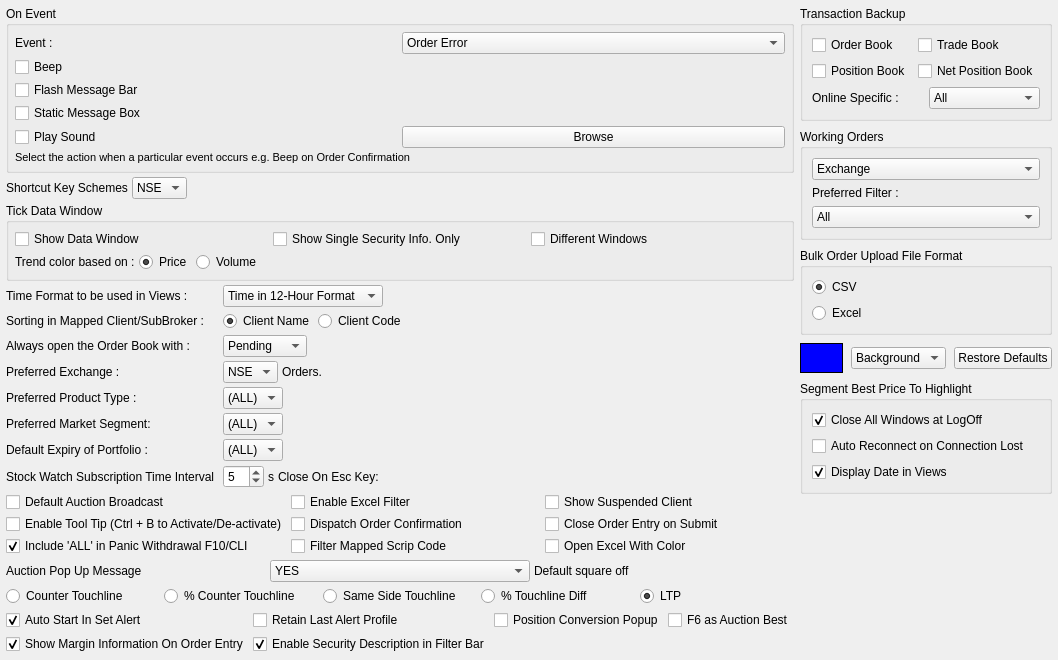
     <widget class="QWidget" name="tabGeneral">
      <attribute name="title"><string>General</string></attribute>
      <layout class="QHBoxLayout" name="horizontalLayout_general">
       <property name="spacing"><number>6</number></property>
       <property name="leftMargin"><number>6</number></property>
       <property name="topMargin"><number>6</number></property>
       <property name="rightMargin"><number>6</number></property>
       <property name="bottomMargin"><number>6</number></property>
       <item>
        <layout class="QVBoxLayout" name="verticalLayout_left">
         <property name="spacing"><number>4</number></property>
         <!-- On Event GroupBox -->
         <item>
          <widget class="QGroupBox" name="groupBox_onEvent">
           <property name="title"><string>On Event</string></property>
           <layout class="QVBoxLayout" name="verticalLayout_onEvent">
            <property name="spacing"><number>3</number></property>
            <property name="leftMargin"><number>6</number></property>
            <property name="topMargin"><number>6</number></property>
            <property name="rightMargin"><number>6</number></property>
            <property name="bottomMargin"><number>6</number></property>
            <item>
             <layout class="QHBoxLayout" name="horizontalLayout_event">
              <property name="spacing"><number>4</number></property>
              <item><widget class="QLabel" name="label_event"><property name="text"><string>Event :</string></property></widget></item>
              <item><widget class="QComboBox" name="comboBox_event">
               <property name="maximumWidth"><number>180</number></property>
               <property name="sizePolicy">
                <sizepolicy hsizetype="Preferred" vsizetype="Fixed">
                 <horstretch>0</horstretch>
                 <verstretch>0</verstretch>
                </sizepolicy>
               </property>
               <item><property name="text"><string>Order Error</string></property></item>
               <item><property name="text"><string>Order Confirmation</string></property></item>
               <item><property name="text"><string>Trade Confirmation</string></property></item>
              </widget></item>
             </layout>
            </item>
            <item>
             <widget class="QCheckBox" name="checkBox_beep">
              <property name="text"><string>Beep</string></property>
             </widget>
            </item>
            <item>
             <widget class="QCheckBox" name="checkBox_flashMessageBar">
              <property name="text"><string>Flash Message Bar</string></property>
             </widget>
            </item>
            <item>
             <widget class="QCheckBox" name="checkBox_messageBox">
              <property name="text"><string>Static Message Box</string></property>
             </widget>
            </item>
            <item>
             <layout class="QHBoxLayout" name="horizontalLayout_sound">
              <property name="spacing"><number>4</number></property>
              <item>
               <widget class="QCheckBox" name="checkBox_playSound">
                <property name="text"><string>Play Sound</string></property>
               </widget>
              </item>
              <item>
               <widget class="QPushButton" name="pushButton_browse">
                <property name="text"><string>Browse</string></property>
                <property name="maximumWidth"><number>80</number></property>
               </widget>
              </item>
             </layout>
            </item>
            <item>
             <widget class="QLabel" name="label_eventNote">
              <property name="text"><string>Select the action when a particular event occurs e.g. Beep on Order Confirmation</string></property>
              <property name="wordWrap"><bool>true</bool></property>
              <property name="font">
               <font><pointsize>8</pointsize></font>
              </property>
             </widget>
            </item>
           </layout>
          </widget>
         </item>
         
         <!-- Shortcut Key Schemes -->
         <item>
          <layout class="QHBoxLayout" name="horizontalLayout_shortcuts">
           <property name="spacing"><number>4</number></property>
           <item><widget class="QLabel" name="label_shortcuts"><property name="text"><string>Shortcut Key Schemes</string></property></widget></item>
           <item>
            <widget class="QComboBox" name="comboBox_shortcutScheme">
             <property name="maximumWidth"><number>120</number></property>
             <property name="sizePolicy">
              <sizepolicy hsizetype="Preferred" vsizetype="Fixed">
               <horstretch>0</horstretch>
               <verstretch>0</verstretch>
              </sizepolicy>
             </property>
             <item><property name="text"><string>NSE</string></property></item>
             <item><property name="text"><string>BSE</string></property></item>
            </widget>
           </item>
           <item>
            <spacer name="horizontalSpacer_shortcuts">
             <property name="orientation"><enum>Qt::Horizontal</enum></property>
             <property name="sizeHint" stdset="0"><size><width>40</width><height>20</height></size></property>
            </spacer>
           </item>
          </layout>
         </item>
         
         <!-- Tick Data Window GroupBox -->
         <item>
          <widget class="QGroupBox" name="groupBox_tickData">
           <property name="title"><string>Tick Data Window</string></property>
           <layout class="QVBoxLayout" name="verticalLayout_tickData">
            <property name="spacing"><number>3</number></property>
            <property name="leftMargin"><number>6</number></property>
            <property name="topMargin"><number>6</number></property>
            <property name="rightMargin"><number>6</number></property>
            <property name="bottomMargin"><number>6</number></property>
            <item>
             <layout class="QGridLayout" name="gridLayout_tickData">
              <property name="horizontalSpacing"><number>4</number></property>
              <property name="verticalSpacing"><number>3</number></property>
              <item row="0" column="0">
               <widget class="QCheckBox" name="checkBox_showDataWindow">
                <property name="text"><string>Show Data Window</string></property>
               </widget>
              </item>
              <item row="0" column="1">
               <widget class="QCheckBox" name="checkBox_showSingleSecurity">
                <property name="text"><string>Show Single Security Info. Only</string></property>
               </widget>
              </item>
              <item row="0" column="2">
               <widget class="QCheckBox" name="checkBox_differentWindows">
                <property name="text"><string>Different Windows</string></property>
               </widget>
              </item>
             </layout>
            </item>
            <item>
             <layout class="QHBoxLayout" name="horizontalLayout_trendColor">
              <property name="spacing"><number>4</number></property>
              <item><widget class="QLabel" name="label_trendColor"><property name="text"><string>Trend color based on :</string></property></widget></item>
              <item>
               <widget class="QRadioButton" name="radioButton_price">
                <property name="text"><string>Price</string></property>
                <property name="checked"><bool>true</bool></property>
               </widget>
              </item>
              <item>
               <widget class="QRadioButton" name="radioButton_volume">
                <property name="text"><string>Volume</string></property>
               </widget>
              </item>
              <item>
               <spacer name="horizontalSpacer_trendColor">
                <property name="orientation"><enum>Qt::Horizontal</enum></property>
                <property name="sizeHint" stdset="0"><size><width>40</width><height>20</height></size></property>
               </spacer>
              </item>
             </layout>
            </item>
           </layout>
          </widget>
         </item>
         
         <!-- Time Format and Other Settings -->
         <item>
          <layout class="QFormLayout" name="formLayout_settings">
           <property name="horizontalSpacing"><number>8</number></property>
           <property name="verticalSpacing"><number>4</number></property>
           <property name="fieldGrowthPolicy"><enum>QFormLayout::FieldsStayAtSizeHint</enum></property>
           <item row="0" column="0">
            <widget class="QLabel" name="label_timeFormat"><property name="text"><string>Time Format to be used in Views :</string></property></widget>
           </item>
           <item row="0" column="1">
            <widget class="QComboBox" name="comboBox_timeFormat">
             <property name="maximumWidth"><number>200</number></property>
             <property name="sizePolicy">
              <sizepolicy hsizetype="Preferred" vsizetype="Fixed">
               <horstretch>0</horstretch>
               <verstretch>0</verstretch>
              </sizepolicy>
             </property>
             <item><property name="text"><string>Time in 12-Hour Format</string></property></item>
             <item><property name="text"><string>Time in 24-Hour Format</string></property></item>
            </widget>
           </item>
           <item row="1" column="0">
            <widget class="QLabel" name="label_sorting"><property name="text"><string>Sorting in Mapped Client/SubBroker :</string></property></widget>
           </item>
           <item row="1" column="1">
            <layout class="QHBoxLayout" name="horizontalLayout_sorting">
             <property name="spacing"><number>4</number></property>
             <item>
              <widget class="QRadioButton" name="radioButton_clientName">
               <property name="text"><string>Client Name</string></property>
               <property name="checked"><bool>true</bool></property>
              </widget>
             </item>
             <item>
              <widget class="QRadioButton" name="radioButton_clientCode">
               <property name="text"><string>Client Code</string></property>
              </widget>
             </item>
            </layout>
           </item>
           <item row="2" column="0">
            <widget class="QLabel" name="label_orderBook"><property name="text"><string>Always open the Order Book with :</string></property></widget>
           </item>
           <item row="2" column="1">
            <widget class="QComboBox" name="comboBox_orderBookOpen">
             <property name="maximumWidth"><number>150</number></property>
             <property name="sizePolicy">
              <sizepolicy hsizetype="Preferred" vsizetype="Fixed">
               <horstretch>0</horstretch>
               <verstretch>0</verstretch>
              </sizepolicy>
             </property>
             <item><property name="text"><string>Pending</string></property></item>
             <item><property name="text"><string>Executed</string></property></item>
             <item><property name="text"><string>All Orders</string></property></item>
            </widget>
           </item>
           <item row="3" column="0">
            <widget class="QLabel" name="label_preferredExchange"><property name="text"><string>Preferred Exchange :</string></property></widget>
           </item>
           <item row="3" column="1">
            <layout class="QHBoxLayout" name="horizontalLayout_exchange">
             <property name="spacing"><number>4</number></property>
             <item>
              <widget class="QComboBox" name="comboBox_preferredExchange">
               <property name="maximumWidth"><number>100</number></property>
               <property name="sizePolicy">
                <sizepolicy hsizetype="Preferred" vsizetype="Fixed">
                 <horstretch>0</horstretch>
                 <verstretch>0</verstretch>
                </sizepolicy>
               </property>
               <item><property name="text"><string>NSE</string></property></item>
               <item><property name="text"><string>BSE</string></property></item>
              </widget>
             </item>
             <item><widget class="QLabel" name="label_ordersNote"><property name="text"><string>Orders.</string></property></widget></item>
            </layout>
           </item>
           <item row="4" column="0">
            <widget class="QLabel" name="label_preferredProduct"><property name="text"><string>Preferred Product Type :</string></property></widget>
           </item>
           <item row="4" column="1">
            <widget class="QComboBox" name="comboBox_preferredProduct">
             <property name="maximumWidth"><number>100</number></property>
             <property name="sizePolicy">
              <sizepolicy hsizetype="Preferred" vsizetype="Fixed">
               <horstretch>0</horstretch>
               <verstretch>0</verstretch>
              </sizepolicy>
             </property>
             <item><property name="text"><string>(ALL)</string></property></item>
             <item><property name="text"><string>CNC</string></property></item>
             <item><property name="text"><string>MIS</string></property></item>
            </widget>
           </item>
           <item row="5" column="0">
            <widget class="QLabel" name="label_marketSegment"><property name="text"><string>Preferred Market Segment:</string></property></widget>
           </item>
           <item row="5" column="1">
            <widget class="QComboBox" name="comboBox_marketSegment">
             <property name="maximumWidth"><number>100</number></property>
             <property name="sizePolicy">
              <sizepolicy hsizetype="Preferred" vsizetype="Fixed">
               <horstretch>0</horstretch>
               <verstretch>0</verstretch>
              </sizepolicy>
             </property>
             <item><property name="text"><string>(ALL)</string></property></item>
             <item><property name="text"><string>Cash</string></property></item>
             <item><property name="text"><string>F&amp;O</string></property></item>
            </widget>
           </item>
           <item row="6" column="0">
            <widget class="QLabel" name="label_defaultExpiry"><property name="text"><string>Default Expiry of Portfolio :</string></property></widget>
           </item>
           <item row="6" column="1">
            <widget class="QComboBox" name="comboBox_defaultExpiry">
             <property name="maximumWidth"><number>120</number></property>
             <property name="sizePolicy">
              <sizepolicy hsizetype="Preferred" vsizetype="Fixed">
               <horstretch>0</horstretch>
               <verstretch>0</verstretch>
              </sizepolicy>
             </property>
             <item><property name="text"><string>(ALL)</string></property></item>
            </widget>
           </item>
           <item row="7" column="0">
            <widget class="QLabel" name="label_stockWatch"><property name="text"><string>Stock Watch Subscription Time Interval</string></property></widget>
           </item>
           <item row="7" column="1">
            <layout class="QHBoxLayout" name="horizontalLayout_stockWatch">
             <property name="spacing"><number>4</number></property>
             <item><widget class="QSpinBox" name="spinBox_stockWatch">
              <property name="maximumWidth"><number>60</number></property>
              <property name="value"><number>5</number></property>
             </widget></item>
             <item><widget class="QLabel" name="label_stockWatchUnit"><property name="text"><string>s</string></property></widget></item>
             <item><widget class="QLabel" name="label_closeOnEsc"><property name="text"><string>Close On Esc Key:</string></property></widget></item>
            </layout>
           </item>
          </layout>
         </item>
         
         <!-- Checkboxes Grid -->
         <item>
          <layout class="QGridLayout" name="gridLayout_options">
           <property name="horizontalSpacing"><number>4</number></property>
           <property name="verticalSpacing"><number>2</number></property>
           <item row="0" column="0">
            <widget class="QCheckBox" name="checkBox_defaultAuctionBroadcast">
             <property name="text"><string>Default Auction Broadcast</string></property>
            </widget>
           </item>
           <item row="0" column="1">
            <widget class="QCheckBox" name="checkBox_enableExcelFilter">
             <property name="text"><string>Enable Excel Filter</string></property>
            </widget>
           </item>
           <item row="0" column="2">
            <widget class="QCheckBox" name="checkBox_showSuspendedClient">
             <property name="text"><string>Show Suspended Client</string></property>
            </widget>
           </item>
           <item row="1" column="0">
            <widget class="QCheckBox" name="checkBox_enableToolTip">
             <property name="text"><string>Enable Tool Tip (Ctrl + B to Activate/De-activate)</string></property>
            </widget>
           </item>
           <item row="1" column="1">
            <widget class="QCheckBox" name="checkBox_dispatchOrderConfirmation">
             <property name="text"><string>Dispatch Order Confirmation</string></property>
            </widget>
           </item>
           <item row="1" column="2">
            <widget class="QCheckBox" name="checkBox_closeOrderEntry">
             <property name="text"><string>Close Order Entry on Submit</string></property>
            </widget>
           </item>
           <item row="2" column="0">
            <widget class="QCheckBox" name="checkBox_includeAllPanic">
             <property name="text"><string>Include 'ALL' in Panic Withdrawal F10/CLI</string></property>
             <property name="checked"><bool>true</bool></property>
            </widget>
           </item>
           <item row="2" column="1">
            <widget class="QCheckBox" name="checkBox_filterMappedScrip">
             <property name="text"><string>Filter Mapped Scrip Code</string></property>
            </widget>
           </item>
           <item row="2" column="2">
            <widget class="QCheckBox" name="checkBox_openExcelWithColor">
             <property name="text"><string>Open Excel With Color</string></property>
            </widget>
           </item>
          </layout>
         </item>
         
         <!-- Auction Pop Up Message -->
         <item>
          <layout class="QVBoxLayout" name="verticalLayout_auction">
           <item>
            <layout class="QHBoxLayout" name="horizontalLayout_auctionMsg">
             <item><widget class="QLabel" name="label_auctionPopup"><property name="text"><string>Auction Pop Up Message</string></property></widget></item>
             <item>
              <widget class="QComboBox" name="comboBox_auctionPopup">
               <item><property name="text"><string>YES</string></property></item>
               <item><property name="text"><string>NO</string></property></item>
              </widget>
             </item>
             <item><widget class="QLabel" name="label_defaultSquare"><property name="text"><string>Default square off</string></property></widget></item>
            </layout>
           </item>
           <item>
            <layout class="QGridLayout" name="gridLayout_touchline">
             <item row="0" column="0">
              <widget class="QRadioButton" name="radioButton_counterTouchline">
               <property name="text"><string>Counter Touchline</string></property>
              </widget>
             </item>
             <item row="0" column="1">
              <widget class="QRadioButton" name="radioButton_percentCounter">
               <property name="text"><string>% Counter Touchline</string></property>
              </widget>
             </item>
             <item row="0" column="2">
              <widget class="QRadioButton" name="radioButton_sameSide">
               <property name="text"><string>Same Side Touchline</string></property>
              </widget>
             </item>
             <item row="0" column="3">
              <widget class="QRadioButton" name="radioButton_percentTouchline">
               <property name="text"><string>% Touchline Diff</string></property>
              </widget>
             </item>
             <item row="0" column="4">
              <widget class="QRadioButton" name="radioButton_ltpSquare">
               <property name="text"><string>LTP</string></property>
               <property name="checked"><bool>true</bool></property>
              </widget>
             </item>
            </layout>
           </item>
          </layout>
         </item>
         
         <!-- Bottom Checkboxes -->
         <item>
          <layout class="QGridLayout" name="gridLayout_bottom">
           <item row="0" column="0">
            <widget class="QCheckBox" name="checkBox_autoStartInSetAlert">
             <property name="text"><string>Auto Start In Set Alert</string></property>
             <property name="checked"><bool>true</bool></property>
            </widget>
           </item>
           <item row="0" column="1">
            <widget class="QCheckBox" name="checkBox_retainLastProfile">
             <property name="text"><string>Retain Last Alert Profile</string></property>
            </widget>
           </item>
           <item row="0" column="2">
            <widget class="QCheckBox" name="checkBox_positionConversion">
             <property name="text"><string>Position Conversion Popup</string></property>
            </widget>
           </item>
           <item row="0" column="3">
            <widget class="QCheckBox" name="checkBox_f6AsAuctionBest">
             <property name="text"><string>F6 as Auction Best</string></property>
            </widget>
           </item>
           <item row="1" column="0">
            <widget class="QCheckBox" name="checkBox_showMarginInfo">
             <property name="text"><string>Show Margin Information On Order Entry</string></property>
             <property name="checked"><bool>true</bool></property>
            </widget>
           </item>
           <item row="1" column="1">
            <widget class="QCheckBox" name="checkBox_enableSecurityDesc">
             <property name="text"><string>Enable Security Description in Filter Bar</string></property>
             <property name="checked"><bool>true</bool></property>
            </widget>
           </item>
          </layout>
         </item>
        </layout>
       </item>
       
       <!-- RIGHT PANEL -->
       <item>
        <layout class="QVBoxLayout" name="verticalLayout_right">
         <property name="spacing"><number>8</number></property>
         <!-- Transaction Backup GroupBox -->
         <item>
          <widget class="QGroupBox" name="groupBox_transactionBackup">
           <property name="title"><string>Transaction Backup</string></property>
           <layout class="QVBoxLayout" name="verticalLayout_backup">
            <item>
             <layout class="QGridLayout" name="gridLayout_backup">
              <item row="0" column="0">
               <widget class="QCheckBox" name="checkBox_orderBook">
                <property name="text"><string>Order Book</string></property>
               </widget>
              </item>
              <item row="0" column="1">
               <widget class="QCheckBox" name="checkBox_tradeBook">
                <property name="text"><string>Trade Book</string></property>
               </widget>
              </item>
              <item row="1" column="0">
               <widget class="QCheckBox" name="checkBox_positionBook">
                <property name="text"><string>Position Book</string></property>
               </widget>
              </item>
              <item row="1" column="1">
               <widget class="QCheckBox" name="checkBox_netPositionBook">
                <property name="text"><string>Net Position Book</string></property>
               </widget>
              </item>
             </layout>
            </item>
            <item>
             <layout class="QHBoxLayout" name="horizontalLayout_online">
              <item><widget class="QLabel" name="label_online"><property name="text"><string>Online Specific :</string></property></widget></item>
              <item>
               <widget class="QComboBox" name="comboBox_onlineSpecific">
                <item><property name="text"><string>All</string></property></item>
                <item><property name="text"><string>Online Only</string></property></item>
               </widget>
              </item>
             </layout>
            </item>
           </layout>
          </widget>
         </item>
         
         <!-- Working Orders GroupBox -->
         <item>
          <widget class="QGroupBox" name="groupBox_workingOrders">
           <property name="title"><string>Working Orders</string></property>
           <layout class="QVBoxLayout" name="verticalLayout_working">
            <item>
             <layout class="QHBoxLayout" name="horizontalLayout_working">
              <item>
               <widget class="QComboBox" name="comboBox_workingOrders">
                <item><property name="text"><string>Exchange</string></property></item>
               </widget>
              </item>
             </layout>
            </item>
            <item>
             <widget class="QLabel" name="label_preferredFilter">
              <property name="text"><string>Preferred Filter :</string></property>
             </widget>
            </item>
            <item>
             <layout class="QHBoxLayout" name="horizontalLayout_preferredFilter">
              <item>
               <widget class="QComboBox" name="comboBox_preferredFilter">
                <item><property name="text"><string>All</string></property></item>
               </widget>
              </item>
             </layout>
            </item>
           </layout>
          </widget>
         </item>
         
         <!-- Bulk Order Upload File Format -->
         <item>
          <widget class="QGroupBox" name="groupBox_bulkOrder">
           <property name="title"><string>Bulk Order Upload File Format</string></property>
           <layout class="QVBoxLayout" name="verticalLayout_bulk">
            <item>
             <widget class="QRadioButton" name="radioButton_csv">
              <property name="text"><string>CSV</string></property>
              <property name="checked"><bool>true</bool></property>
             </widget>
            </item>
            <item>
             <widget class="QRadioButton" name="radioButton_excel">
              <property name="text"><string>Excel</string></property>
             </widget>
            </item>
           </layout>
          </widget>
         </item>
         
         <!-- Color Picker Section -->
         <item>
          <layout class="QVBoxLayout" name="verticalLayout_color">
           <item>
            <layout class="QHBoxLayout" name="horizontalLayout_color">
             <item>
              <widget class="QLabel" name="label_colorBox">
               <property name="text"><string></string></property>
               <property name="styleSheet"><string>background-color: #0000FF; border: 1px solid black;</string></property>
               <property name="minimumSize"><size><width>30</width><height>30</height></size></property>
              </widget>
             </item>
             <item>
              <widget class="QComboBox" name="comboBox_colorCategory">
               <item><property name="text"><string>Background</string></property></item>
               <item><property name="text"><string>Foreground</string></property></item>
              </widget>
             </item>
             <item>
              <widget class="QPushButton" name="pushButton_restoreDefaults">
               <property name="text"><string>Restore Defaults</string></property>
              </widget>
             </item>
            </layout>
           </item>
          </layout>
         </item>
         
         <!-- Segment Best Price To Highlight -->
         <item>
          <widget class="QGroupBox" name="groupBox_segmentPrice">
           <property name="title"><string>Segment Best Price To Highlight</string></property>
           <layout class="QVBoxLayout" name="verticalLayout_segment">
            <item>
             <layout class="QGridLayout" name="gridLayout_segment">
              <item row="0" column="0">
               <widget class="QCheckBox" name="checkBox_closeAllWindows">
                <property name="text"><string>Close All Windows at LogOff</string></property>
                <property name="checked"><bool>true</bool></property>
               </widget>
              </item>
              <item row="1" column="0">
               <widget class="QCheckBox" name="checkBox_autoReconnect">
                <property name="text"><string>Auto Reconnect on Connection Lost</string></property>
               </widget>
              </item>
              <item row="2" column="0">
               <widget class="QCheckBox" name="checkBox_displayDate">
                <property name="text"><string>Display Date in Views</string></property>
                <property name="checked"><bool>true</bool></property>
               </widget>
              </item>
             </layout>
            </item>
           </layout>
          </widget>
         </item>
         
         <item>
          <spacer name="verticalSpacer_right">
           <property name="orientation"><enum>Qt::Vertical</enum></property>
           <property name="sizeHint"><size><width>20</width><height>40</height></size></property>
          </spacer>
         </item>
        </layout>
       </item>
      </layout>
     </widget>
